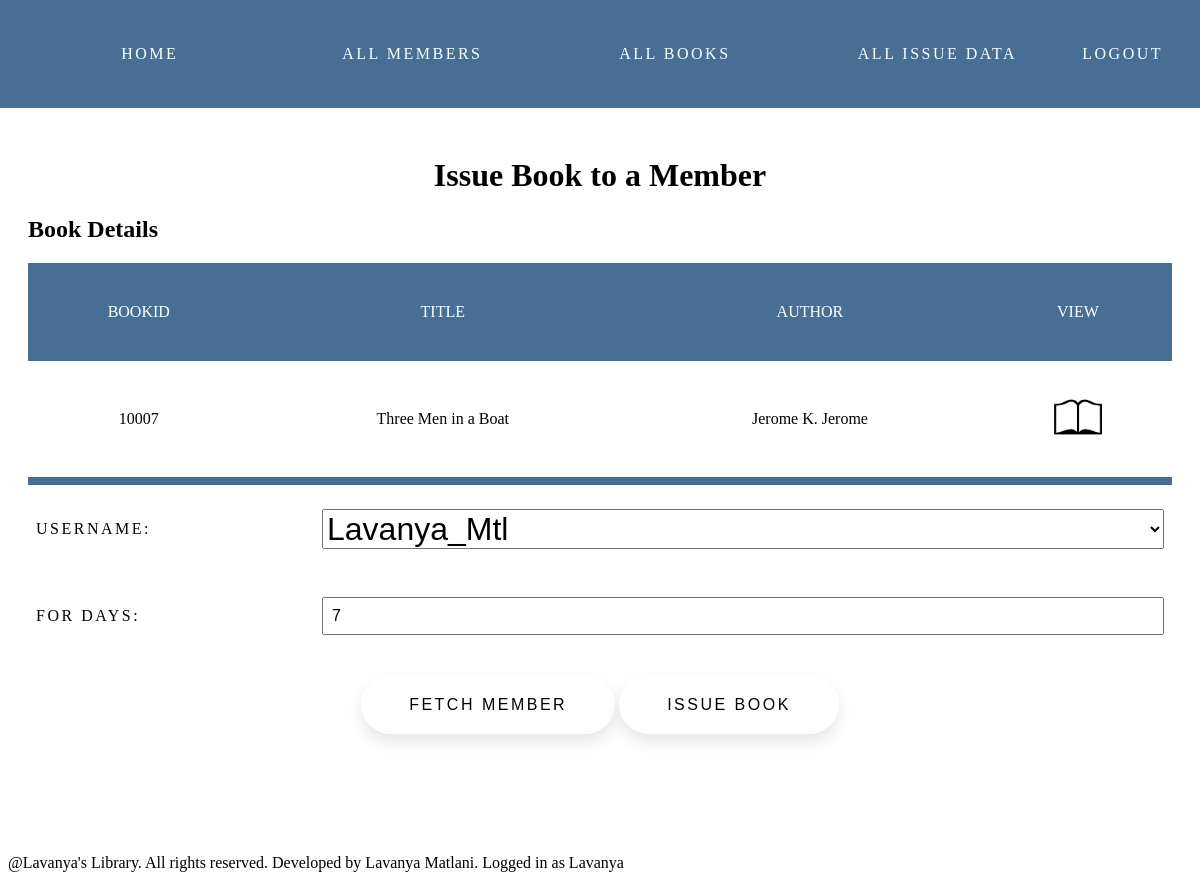
Page /books/booktomember/6 (signed in) on the committed database.
### books/models.py (models this page shows)
class Book(models.Model):
    book_id = models.CharField(max_length=15,null=False,blank=False,unique=True)
    title = models.CharField(max_length=100,null=False)
    author = models.CharField(max_length=50,null=False)

### books/views.py (the view, shortened to what this page needs)
# urls.py: path('booktomember/<int:id>',booktomember,name="book_to_member")
@login_required(login_url='account:login')
def booktomember(request,id):
    try:
        book = Book.objects.get(id=id)
    except ObjectDoesNotExist:
        return render(request, 'books/booktomember.html', context={'message':"Book not found"})
    if request.method == "GET":
        try:
            bookissue = BookIssue.objects.get(book=id)
            return render(request, 'books/booktomember.html', context={'book':book,'message':"The book has already been issued by "+bookissue.member.username+"."})
        except ObjectDoesNotExist:
            members = Member.objects.all()
            return render(request, 'books/booktomember.html', context={'members':members,'book':book})

### books/templates/books/booktomember.html (shortened to what this page needs)
{% extends 'books/index.html' %}
{% load static %}
{% block content %}
<div class="container">
    {% if book %}
    <h1>Issue Book to a Member</h1>
    <div>
        <h2>Book Details</h2>
        <table>
            <tr>
                <th>BookID</th>
                <th>Title</th>
                <th>Author</th>
                <th>View</th>
            </tr>
            <tr>
                <td>{{ book.book_id }}</td>
                <td>{{ book.title }}</td>
                <td>{{ book.author }}</td>
                <td><a href="{% url 'books:view_book' id=book.id %}"><img src={% static "members/images/preview.png" %} class="symbol"></a></td>
            </tr>
        </table>
    </div>
    {% if members %}
    <form method="POST">
        <div class="form-grid">
            <div>Username:</div>
                <div>
                    <select name="member_id">
                        {% for m in members %}
                            {% if member and m.id == member.id %}
                                <option value="{{m.id}}" selected>{{m.username}}</option>
                            {% else %}
                                <option value="{{m.id}}">{{m.username}}</option>
                            {% endif %}
                        {% endfor %}
                    </select>
                </div>
            <div>For days:</div>
            <div>
                <input type="number" value=7 name="for_days"/>
            </div>
        </div>
        <div class="actionpad">
            <button class="yes" type="submit" value="Fetch Member" name="fetchmember">Fetch Member</button>
            <button class="yes" type="submit" value="Issue Book" name="issuebook">Issue Book</button>
        </div>
    </form>
    {% endif %}
    {% endif %}
</div>
{% endblock content %}

### members/templates/members/index.html (shortened to what this page needs)
{% load static %}
<!DOCTYPE html>
<html lang="en">
<head>
    <link rel="stylesheet" href="{% static "members/css/style.css" %}">
</head>
<body>
    {% block nav %}
        <nav class="nav">
            <a class="left" href="{% url 'account:home' %}">Home</a>
            <a class="left" href="{% url 'members:index' %}">All Members</a>
            <a class="left" href="{% url 'books:index' %}">All Books</a>
            <a class="left" href="{% url 'bookissue:index' %}"> All Issue Data</a>
            <a class="right" href="{% url 'account:logout' %}">Logout</a>
        </nav>
    {% endblock nav %}
    {% block content %}{% endblock content %}
    {% block footer %}
        <div class="footer">@Lavanya's Library. All rights reserved. Developed by Lavanya Matlani. Logged in as {{ request.user }} </div>
    {% endblock footer %}
</body>
</html>

### members/static/members/css/style.css (style rules this page uses)
html { margin: 0; height: 100%; width: 100%; min-width: fit-content; }
body { margin: 0; }
.symbol { width: 3em; height: 3em; }
h1 { text-align: center; }
.nav { display:flex; align-items: center; background-color: #476e95; box-sizing: border-box; text-align: center; font-size: 1em; text-transform: uppercase; letter-spacing: 2.5px; justify-content: space-between; padding: 1em; }
.left { padding: 1.5em 1em; color: #fff; width: 100%; margin: 5px; margin-right: auto; box-sizing: border-box; text-decoration: none; }
.right { padding: 1.5em 1em; margin: 5px; margin-left: auto; box-sizing: border-box; text-decoration: none; color: #fff; }
th { color: white; padding: 2em 1em; text-transform: uppercase; font-weight: 500; }
td { background-color: white; padding: 2em 1em; }
table { width:100%; text-align: center; border-collapse: separate; border-spacing: 0 0.5em; background-color: #476e95; }
select { width: 100%; font-size: 2em; box-sizing: border-box; }
.container { border-radius: 7px; margin: 1%; padding: 1em 1em 4em 1em; }
button { padding: 1.3em 3em; font-size: 1em; text-transform: uppercase; letter-spacing: 2.5px; font-weight: 500; color: #000; background-color: #fff; border: none; border-radius: 45px; box-shadow: 0px 8px 15px rgba(0, 0, 0, 0.1); transition: all 0.3s ease 0s; cursor: pointer; outline: none; }
.actionpad { padding: 1em; text-align: center; }
.form-grid { display: grid; grid-template-columns: 1fr 3fr; align-items: center; text-transform: uppercase; letter-spacing: 2.5px; font-size: 1em; }
.form-grid >div { margin: 0.5em; padding: 1em 0; }
input { width: 100%; padding: 0.5em; font-size: 1em; box-sizing: border-box; }
.footer { margin-top: 2em; margin-right: 0; box-sizing: border-box; left: 0; bottom: 0; width: 100%; padding: 0.5em; }

### rows in the picture
Book: book_id "10007", title "Three Men in a Boat", author "Jerome K. Jerome"

### other values in the picture
{{ request.user }} "Lavanya"
form field member_id "Lavanya_Mtl"
